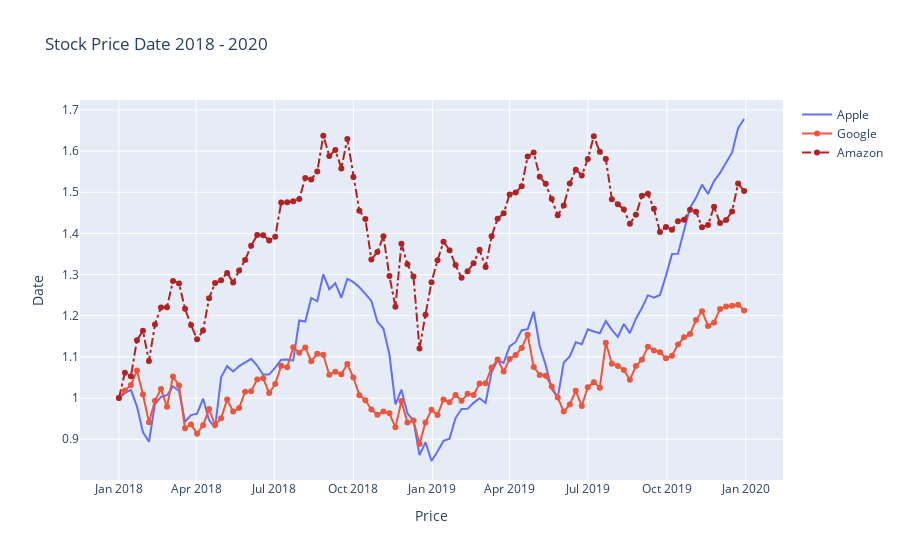

The code cell stored with this chart in its notebook:
### Code cell
df_stocks = px.data.stocks()
px.line(df_stocks, x='date', y='GOOG', labels={'x': 'Date', 'y':'Price'})
px.line(df_stocks, x='date', y=['GOOG', 'AAPL'],
       labels={'x':'Date', 'y':'Price'}, title='AAPL VS GOOG')
fig = go.Figure()
fig.add_trace(go.Scatter(x=df_stocks.date, y=df_stocks.AAPL,
                        mode='lines', name='Apple'))
fig.add_trace(go.Scatter(x=df_stocks.date, y=df_stocks.GOOG,
                        mode='lines+markers', name='Google'))
fig.add_trace(go.Scatter(x=df_stocks.date, y=df_stocks.AMZN,
                        mode='lines+markers', name='Amazon',
                        line=dict(color='firebrick', width=2,
                                 dash='dashdot')))

fig.update_layout(title='Stock Price Date 2018 - 2020',
                 xaxis_title='Price', yaxis_title='Date')
